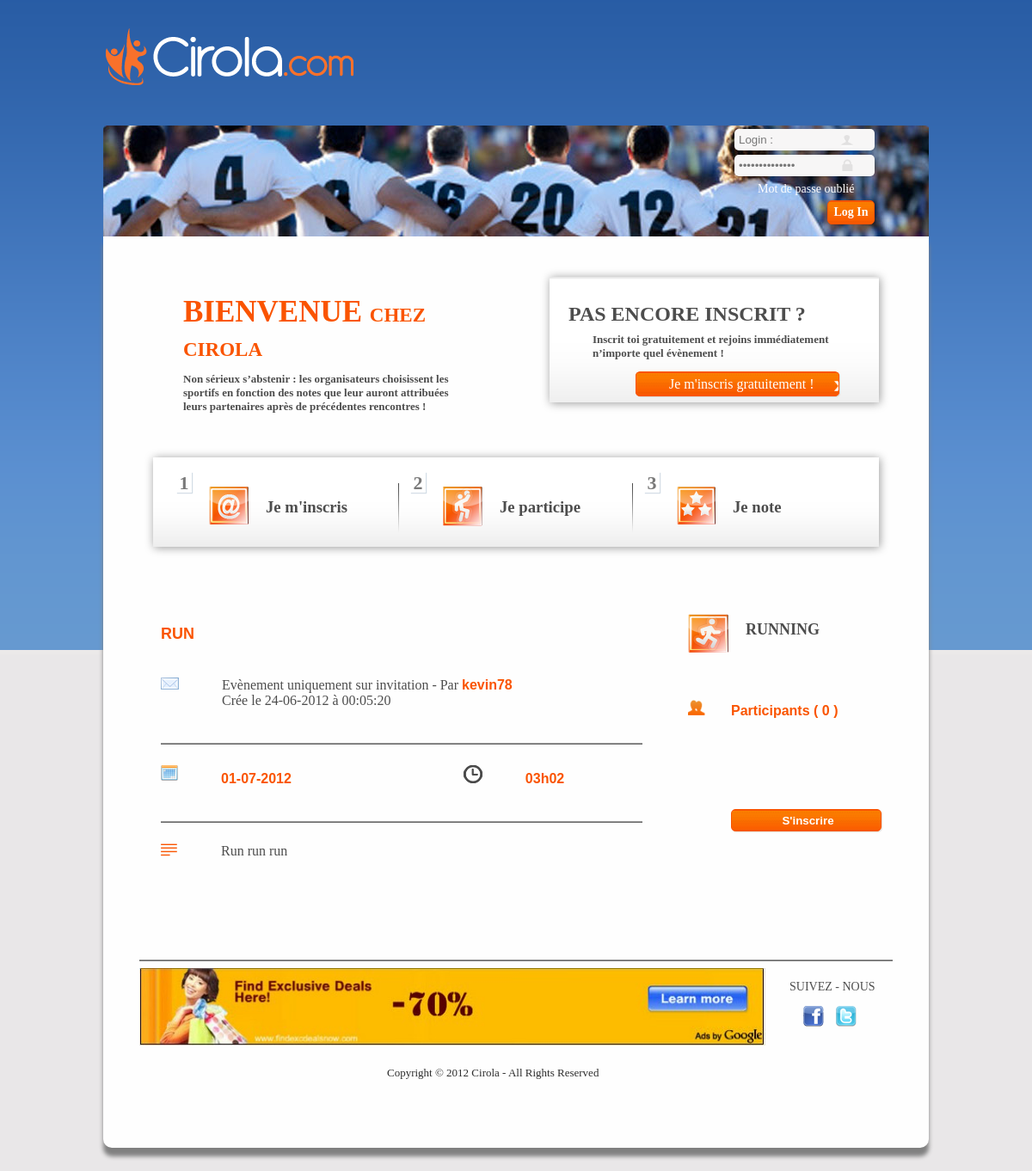
The page /voir_event.php?id=96 on the database its author committed.
### tables this page shows
CREATE TABLE IF NOT EXISTS `message_home` (
  `id` int(1) NOT NULL AUTO_INCREMENT,
  `message` varchar(255) NOT NULL,
  PRIMARY KEY (`id`)
);

CREATE TABLE IF NOT EXISTS `event` (
  `id` int(11) NOT NULL AUTO_INCREMENT,
  `etitle` varchar(255) NOT NULL,
  `ename` varchar(255) NOT NULL,
  `edate` datetime NOT NULL,
  `qdate` varchar(255) NOT NULL,
  `qtime` varchar(10) NOT NULL,
  `lieu` varchar(255) NOT NULL,
  `sport` varchar(255) NOT NULL,
  `description` text NOT NULL,
  `participants` int(100) NOT NULL,
  `orga` tinyint(1) NOT NULL,
  `fini` tinyint(1) NOT NULL,
  `lieurdv` varchar(255) NOT NULL,
  `eid` varchar(255) NOT NULL,
  PRIMARY KEY (`id`)
);

CREATE TABLE IF NOT EXISTS `publicite` (
  `id` int(11) NOT NULL AUTO_INCREMENT,
  `lien` varchar(255) NOT NULL,
  `img` varchar(255) NOT NULL,
  PRIMARY KEY (`id`)
);

### voir_event.php (the view, shortened to what the rows shown need)
<?php
include 'function/verification_session.php';
?>
<!DOCTYPE html PUBLIC "-//W3C//DTD XHTML 1.0 Strict//EN" "http://www.w3.org/TR/xhtml1/DTD/xhtml1-strict.dtd">
<html xmlns="http://www.w3.org/1999/xhtml">
<head>
	<link rel="stylesheet" type="text/css" href="templates/css/style.css" />
</head>
<body>
	<div id="conteneur">
		<div id="conteneur_body">
			<?php
			if(empty($_SESSION['users'])){
			?>
				<div id="login_off">
					<?php include "templates/presentation.php" ; ?>
				</div>
			<?php
			}
			?>
			<div id="voir_event">
<?php
		try{
		  $bdd = new PDO('mysql:host=localhost;dbname=cirolaprod', 'root', 'root') or die(print_r($bdd->errorInfo()));
		  $bdd->exec('SET NAMES utf8');
		  $reponse = $bdd->query('SELECT * FROM event WHERE id='.$_GET['id']);
		while ($row = $reponse->fetch())
		{ $event_participants = $row['participants'];
		?>
			<?php
				$event_date_db = $row['qdate'];
				$event_date = date('Y-m-d', strtotime($event_date_db));
				$d1 = new DateTime('now');
				$d2 = new DateTime($event_date);
			?>
			<h2><?php echo $row['etitle']; ?></h2>
			<div class="voir_event_details"><img class="details_event_left" src="templates/images/icone_message.png" alt="Icone Message" /><p class="voir_event_right">Evènement uniquement sur invitation - Par <strong class="voir_event_ename"><?php echo $row['ename'] ?></strong><br />Crée le <?php echo date('d-m-Y \à H:i:s', strtotime($row['edate'])); ?></p></div>
			<div class="separation"></div>
			<div class="voir_event_details"><img class="details_event_left_qdate" src="templates/images/icone_calendrier.png" alt="Icone Message" /><p class="voir_event_right"><span class="voir_event_qdate"><?php echo date('d-m-Y', strtotime($row['qdate'])); ?></span><img class="voir_event_icone_heure" src="templates/images/icone_heure.png" alt="Icone Message" /><span class="voir_event_qtime"><?php echo $row['qtime']; ?></span></p></div>
			<div class="separation"></div>
			<div class="voir_event_details"><img class="details_event_left" src="templates/images/icone_texte.png" alt="Icone Message" /><p class="voir_event_right" class="voir_event_description"><?php echo $row['description']; ?></p></div>
			</div>
			<div id="voir_event_bloc_droit">
				<div class="voir_event_sport">
					<?php if($row['sport'] == 'Running'){ ?>
						<img class="voir_event_titre_img" src="templates/images/imgrunning.png" alt="Running" />
					<?php } ?>
					<h3><?php echo $row['sport']; ?><h3>
				</div>
				<?php if(!empty($_SESSION['users'])){
						$users=$_SESSION['users']; ?>
				<div class="voir_event_bloc">
					<?php
					if(isset($_GET['refu'])){
							$req = $bdd->query("UPDATE users_has_event SET fk_users_attente = 0, fk_event_attente = 0 WHERE fk_users = ".$_GET['refu']." AND fk_event = ".$_GET['id']);
							$req = $bdd->query("UPDATE users_has_event SET fk_users_refuse = ".$_GET['refu'].", fk_event_refuse = ".$_GET['id']." WHERE fk_users = ".$_GET['refu']." AND fk_event = ".$_GET['id']);
							$reponse = $bdd->query('SELECT * FROM users WHERE id = '.$_GET['refu']);
							while ($mail = $reponse->fetch())
							{
								$to = $mail['email'];
								$subject = 'Participation sur Cirola';
								$message = 'Bonjour '.$mail['fname'].',<br /><br />On est désolé de vous annoncer que vous avez été refusé de participer à un évènement.<br />
								Veuillez vous rendre sur <a href="http://cirola.com/Sportbook/voir_event.php?id='.$_GET['id'].'" title="cirola">Cirola.com</a> de quel évènement il s\'agit.
								<br /><br />Cordialement,<br />Cirola.com' ;
								$tpl = file_get_contents('templates/email_template.html');
								$tpl = str_replace('{{subject}}', $subject, $tpl);
								$tpl = str_replace('{{message}}', $message, $tpl);
								$headers = 'From:noreply@cirola.com'."\r\n";
								$headers.='MIME-version: 1.0'."\r\n";
								$headers.='Content-type: text/html; charset=utf-8'."\r\n";
								mail($to,$subject,$tpl,$headers);
							}
							echo '<script language="Javascript">
							<!--
							document.location.replace("voir_event.php?id='.$_GET['id'].'");
							// -->
							</script>';
					}
					if(isset($_GET['valid'])){
							$req = $bdd->query("UPDATE users_has_event SET fk_users_attente = 0, fk_event_attente = 0 WHERE fk_users = ".$_GET['valid']." AND fk_event = ".$_GET['id']);
							$req = $bdd->query("UPDATE users_has_event SET fk_users_valide = ".$_GET['valid'].", fk_event_valide = ".$_GET['id']." WHERE fk_users = ".$_GET['valid']." AND fk_event = ".$_GET['id']);
							$reponse = $bdd->query('SELECT * FROM users WHERE id = '.$_GET['valid']);
							while ($mail = $reponse->fetch())
							{
								$to = $mail['email'];
								$subject = 'Participation sur Cirola';
								$message = 'Bonjour '.$mail['fname'].',<br /><br />Vous avez été accepté de participer à un évènement sur Cirola.<br />
								Veuillez vous rendre sur <a href="http://cirola.com/Sportbook/voir_event.php?id='.$_GET['id'].'" title="cirola">Cirola.com</a> pour voir le lieu de rendez-vous.
								<br /><br />Attention: vous devez être connecté pour voir le lieu!<br /><br />Cordialement,<br />Cirola.com' ;
								$tpl = file_get_contents('templates/email_template.html');
								$tpl = str_replace('{{subject}}', $subject, $tpl);
								$tpl = str_replace('{{message}}', $message, $tpl);
								$headers = 'From:noreply@cirola.com'."\r\n";
								$headers.='MIME-version: 1.0'."\r\n";
								$headers.='Content-type: text/html; charset=utf-8'."\r\n";
								mail($to,$subject,$tpl,$headers);
							}
							echo '<script language="Javascript">
							<!--
							document.location.replace("voir_event.php?id='.$_GET['id'].'");
							// -->
							</script>';
					} ?>
					<?php $reponse = $bdd->query('SELECT COUNT(*) FROM users_has_event WHERE fk_event_valide = '.$_GET['id']);
						while ($count = $reponse->fetch())
						{ ?>
					<h3><img class="voir_event_icone_participants" src="templates/images/icone_participants.png" alt="Icone Participants" />Participants ( <?php echo $count[0]; ?>/<?php echo $event_participants; ?> )</h3>
						<?php }
						?>
					<ul>
					 <?php
					if(isset($_GET['voirtous'])){
						$reponse = $bdd->query('SELECT * FROM users_has_event,users WHERE users_has_event.fk_event_valide = '.$_GET['id'].' AND users.id = fk_users');
					}
					elseif(isset($_GET['voirlimit'])) {
						$reponse = $bdd->query('SELECT * FROM users_has_event,users WHERE users_has_event.fk_event_valide = '.$_GET['id'].' AND users.id = fk_users LIMIT 5');
					}
					else {
						$reponse = $bdd->query('SELECT * FROM users_has_event,users WHERE users_has_event.fk_event_valide = '.$_GET['id'].' AND users.id = fk_users LIMIT 5');
					}
						while ($roww = $reponse->fetch())
						{ ?>
						<li><img class="voir_event_liste_participants" src="templates/images/perso.png" alt="Participants" /><?php echo $roww['login']; ?></li>
						<?php } ?>
					</ul>
					<?php if(isset($_GET['voirtous'])){ ?>
						<p><a href="voir_event.php?id=<?php echo $_GET['id']; ?>&voirlimit=<?php echo $_GET['id']; ?>">Replier la liste</a></p>
					<?php } else { ?>
						<p><a href="voir_event.php?id=<?php echo $_GET['id']; ?>&voirtous=<?php echo $_GET['id']; ?>">Voir tous les participants</a></p>
					<?php } ?>
				</div>
				<div class="voir_event_bloc">
					<?php $reponse = $bdd->query('SELECT COUNT(*) FROM users_has_event WHERE fk_event_attente = '.$_GET['id']);
						while ($count = $reponse->fetch())
						{ ?>
					<h3><img class="voir_event_icone_participants" src="templates/images/icone_participants.png" alt="Icone Participants" />En Attente ( <?php echo $count[0]; ?> )</h3>
						<?php }
						?>
					<ul>
					<?php
					$reponse = $bdd->query('SELECT * FROM users_has_event,users WHERE users_has_event.fk_event_attente = '.$_GET['id'].' AND users.id = fk_users');
						while ($roww = $reponse->fetch())
						{ ?>
						<li>
						<?php if($row['ename'] == $_SESSION['users']){  ?>
						<?php echo '<a href="voir_event.php?id='.$_GET['id'].'&valid='.$roww['id'].'"><img src="templates/images/vrai_liste.png" alt="valider" /></a> - <a href="voir_event.php?id='.$_GET['id'].'&refu='.$roww['id'].'"><img src="templates/images/faux_liste.png" alt="refuser" /></a> - ';
							?><?php echo $roww['login']; ?>
						<?php } else { ?>
							<img class="voir_event_liste_participants" src="templates/images/perso.png" alt="Participants" /><?php echo $roww['login']; ?>
							<?php } ?>
						<?php }  ?>
						</li>
					</ul>
				</div>
				<div class="voir_event_bloc">
					<?php $reponse = $bdd->query('SELECT COUNT(*) FROM users_has_event WHERE fk_event_refuse = '.$_GET['id']);
						while ($count = $reponse->fetch())
						{ ?>
					<h3><img class="voir_event_icone_participants" src="templates/images/icone_participants.png" alt="Icone Participants" />Refusé ( <?php echo $count[0]; ?> )</h3>
						<?php }
						?>
					<ul>
					<?php
					$reponse = $bdd->query('SELECT * FROM users_has_event,users WHERE users_has_event.fk_event_refuse = '.$_GET['id'].' AND users.id = fk_users');
						while ($roww = $reponse->fetch())
						{ ?>
						<li><img class="voir_event_liste_participants" src="templates/images/perso.png" alt="Participants" /><?php echo $roww['login']; ?>
						</li>
						<?php } ?>
					</ul>
				</div>
				<!--<div class="voir_event_bloc">
					<h3><img class="voir_event_icone_participants" src="templates/images/icone_participants.png" alt="Icone Participants" />Invités ( 10 )</h3>
					<ul>
						<li><img class="voir_event_liste_participants" src="templates/images/perso.png" alt="Participants" />Loremp Ipsum </li>
						<li><img class="voir_event_liste_participants" src="templates/images/perso.png" alt="Participants" />Loremp Ipsum </li>
						<li><img class="voir_event_liste_participants" src="templates/images/perso.png" alt="Participants" />Loremp Ipsum </li>
						<li><img class="voir_event_liste_participants" src="templates/images/perso.png" alt="Participants" />Loremp Ipsum </li>
					</ul>
						<p>Voir tous les invités</p>
				</div>-->
				<?php }
					else { ?>
				<div class="voir_event_bloc">
					<?php $reponse = $bdd->query('SELECT COUNT(*) FROM users_has_event WHERE fk_event_valide = '.$_GET['id']);
						while ($count = $reponse->fetch())
						{ ?>
					<h3><img class="voir_event_icone_participants" src="templates/images/icone_participants.png" alt="Icone Participants" />Participants ( <?php echo $count[0]; ?> )</h3>
						<?php }
						?>
				</div>
				<?php } ?>
			<?php if(!empty($_SESSION['users'])){
				$users=$_SESSION['users']; ?>
				<?php error_reporting(0); if($row['ename'] == $_SESSION['users']){ ?>
				<div class="voir_event_bouton_valid">
					<form id="signupForm" action="index.php" method="post">
					<?php
					if($d1 >= $d2){
					echo '<p class="cestcomplet">Évènement terminé.</p>'; } ?>
					</form>
					<a href="#?w=500" rel="popup_annuler" class="poplight"  title="Annuler">Annuler l'évènement</a>
					<div id="popup_annuler" class="popup_block">
						<h2>Etes vous sûr de vouloir annuler l'évènement?</h2>
						<p>Cela supprimera toutes ses données.</p>
						<form id="signupForm" action="annuler_event.php" method="post">
							<input type="hidden" name="id" value="<?php echo $_GET['id']; ?>" />
							<input type="submit" class="submit_button" value="OUI" />
						</form>
					</div>
				</div>
				<div class="voir_event_social"></div>
				<?php } else {?>
				<div class="voir_event_bouton_valid">
					<form id="signupForm" action="voir_event.php" method="get">
					<input type="hidden" name="id" value="<?php echo $_GET['id']; ?>" />
					<input type="hidden" name="part" value="<?php echo $_GET['id']; ?>" />
					<?php
					if($d1 < $d2){
					$reponse = $bdd->query('SELECT * FROM users_has_event WHERE fk_users_attente ='.$_SESSION['id'].'  AND fk_event ='.$_GET['id'].' OR fk_users_valide='.$_SESSION['id'].' AND fk_event ='.$_GET['id'].'
							       OR fk_users_refuse='.$_SESSION['id'].' AND fk_event ='.$_GET['id']);
					if ($lien = $reponse->fetch())
					{
						if ($lien['fk_users_attente'] == $_SESSION['id']){ ?>
					</form>
					<div class="desinscrire"><a href="voir_event.php?id=<?php echo $_GET['id']; ?>&annuler=<?php echo $_GET['id']; ?>" title="Annuler">Se désinscrire</a></div>
					<?php	}
						elseif ($lien['fk_users_valide'] == $_SESSION['id']){ ?>
					</form>
					<div class="desinscrire"><a href="voir_event.php?id=<?php echo $_GET['id']; ?>&valannuler=<?php echo $_GET['id']; ?>" title="Annuler">Se désinscrire</a></div>
					<?php	}
						elseif ($lien['fk_users_refuse'] == $_SESSION['id']){ ?>
					</form>
					<?php	}
					}
						else {
							$countparticipants = $bdd->query('SELECT COUNT(*),participants FROM users_has_event,event WHERE users_has_event.fk_event_valide = '.$_GET['id'].' AND event.id = '.$_GET['id']);
							if ($participants = $countparticipants->fetch())
							{
								if($participants[1] == $participants[0]) { echo "<p class='cestcomplet'>Évènement complet.</p></form>"; }
								else {  ?> <input type="submit" class="submit_button" value="Participer à l'évènement" /> </form>
								<?php }
							}
						}
					?>
				</div>
				<div class="voir_event_social"></div>
				<?php }
				else { echo '<p class="cestcomplet">Évènement terminé.</p></form></div>'; }
				}
				?>
			<?php }
					else { ?>
				<div class="voir_event_bouton_valid">
					<form id="signupForm" action="inscription.php" method="post">
					<input type="submit" class="submit_button" value="S'inscrire" />
					</form>
				</div>
				<?php } ?>
			</div>
			<div id="footer">
				<?php include "templates/footer.php" ; ?>
			</div>
		</div>
	</div>
		 <?php }
		  }
		  catch(Exeption $e){
		  die('Erreur:'.$e->getMessage());
		  } ?>
</body>
</html>

### templates/presentation.php (shortened to what the rows shown need)
<div id="welcome">
	<h2> BIENVENUE <span class="sous_h2"> CHEZ CIROLA </h2>
<?php
						 try{
						  $bdd = new PDO('mysql:host=localhost;dbname=cirolaprod', 'root', 'root') or die(print_r($bdd->errorInfo()));
						  $bdd->exec('SET NAMES utf8');
							$reponse = $bdd->query('SELECT message FROM message_home WHERE id=1');
							while ($data = $reponse->fetch()){
								echo '<p>';
							     echo $data['message'];
								 echo '</p>';
							}
						}
							catch(Exeption $e){
							die('Erreur:'.$e->getMessage()); }
?>
</div>
<div id="inscrit">
	<h2> PAS ENCORE INSCRIT ? </h2>
</div>

### templates/footer.php (shortened to what the rows shown need)
<?php
				try{
				  $bdd = new PDO('mysql:host=localhost;dbname=cirolaprod', 'root', 'root') or die(print_r($bdd->errorInfo()));
				  $bdd->exec('SET NAMES utf8');
				  }
				  catch(Exeption $e){
				  die('Erreur:'.$e->getMessage());
				  }
				 $req = $bdd->prepare('SELECT * FROM publicite');
				 $req->execute(array());
				 $data = $req->fetch();
				 $dir = 'publicite/';
?>
			<div class="separation"></div>
			<div class="publicite">
				<?php
								 echo "<a href='".$data['lien']."'><img src='".$dir.$data['img']."'/></a>";
				?>
			</div>
			<div class="social">
				<h3>Suivez - nous</h3>
				<a href="http://www.facebook.com/pages/Cirola/436103889738181" title="Facebook"><img src="templates/images/facebook.png" class="facebook" alt="facebook" /></a>
				<a href="https://twitter.com/#!/CirolaCom" title="Twitter"><img src="templates/images/twitter.png" alt="twitter" /></a>
			</div>
			<p>Copyright © 2012 Cirola - All Rights Reserved</p>

### rows shown on the page
message_home: message "Non sérieux s’abstenir : les organisateurs choisissent les sportifs en fonction des notes que leur auront attribuées leurs partenaires après de précédentes rencontres !"
event: etitle "RUN", ename "kevin78", edate "24-06-2012 à 00:05:20", qdate "01-07-2012", qtime "03h02", description "Run run run", sport "RUNNING", count "0", publicite.img (picture)
